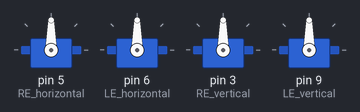
A sketch run on a simulated Arduino Uno, built with avr-gcc and run on an emulated ATmega328P. Shown: 4 × servo.

Above: at 0.05 s.
At 1.05 s:
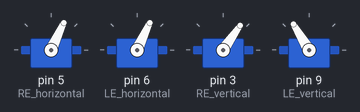
At 1.9 s:
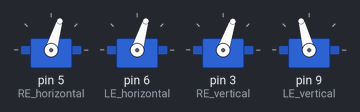
At 3.8 s:
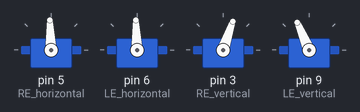
At 5.7 s:
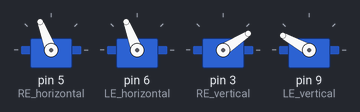
At 7.6 s:
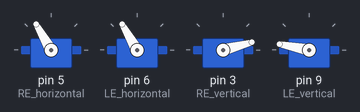
Timing chart, 0 to 9.9 s (numbered marks = the images above):
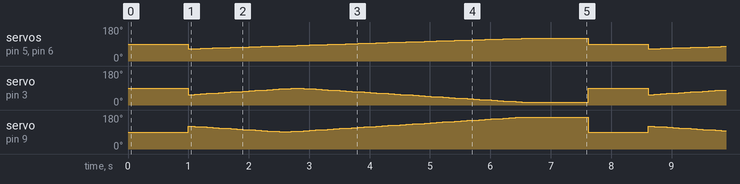

The sketch:

servos_playground02.ino
```cpp
 #include <Servo.h>

    //(S)RE : (Servo) right eye
    //(S)LE : (Servo) left eye
    //vertical : vertical movement
    //horizontal : horizontal movement

    const int RE_horizontal = 5;
    const int LE_horizontal = 6;
    const int RE_vertical = 3;
    const int LE_vertical = 9;

    const int middle = 90;
    const int right = 65;
    const int left = 105;
    const int re_up = 65;
    const int le_up = 115;

    bool le_passed = false;
    bool re_passed = false;

    Servo SRE_horizontal;
    Servo SLE_horizontal;
    Servo SRE_vertical;
    Servo SLE_vertical;

    void setup()
    {
      SRE_horizontal.attach(RE_horizontal);
      SLE_horizontal.attach(LE_horizontal);
      SRE_vertical.attach(RE_vertical);
      SLE_vertical.attach(LE_vertical);

      Serial.begin(9600);
    }

void loop()
{
    //allign all
    SRE_vertical.write(90);
    SLE_vertical.write(90);
    SRE_horizontal.write(90);
    SLE_horizontal.write(90);

    delay(1000);

    //makes downward half circle, so a "U-shape"
    int re_vertical_increment {55};
    int le_vertical_decrement {121};
    for (int i {65}; i <= 120; ++i)
    {
      SLE_horizontal.write(i);
      SRE_horizontal.write(i);
      SLE_vertical.write(le_vertical_decrement);
      SRE_vertical.write(re_vertical_increment);

      //set correct re_vertical increment
      if(re_vertical_increment < 90 && re_passed == false)
      {
        re_vertical_increment += 2;
      }
      if( re_vertical_increment > 90 )
      {
        re_passed = true;
      }
      if (re_passed == true )
      {
        re_vertical_increment -= 2;
      }

      //set correct le_vertical_increment
      if(le_vertical_decrement > 90 && le_passed == false )
      {
        le_vertical_decrement -= 2;
      }
      if ( le_vertical_decrement < 90 )
      {
       le_passed = true;
      }
      if(le_passed == true )
      {
        le_vertical_decrement += 2;
      }

      delay(100);
    }
    re_passed = false;
    le_passed = false;

    //slowly yaw vertically from top to bottom
    //RE needs to be increased
    //LE needs to be decreased
    /*int j {120};
    for (int i{55}; i <= 120; ++i)
    {
      SRE_vertical.write(i);
      SLE_vertical.write(j);
      --j;
      delay(200);
    }*/


    delay(1000);
}
```

Measured:
- by itself, servo on pin 3 (RE_vertical): moves between 15° and 90°, repeating every 7.6 s
